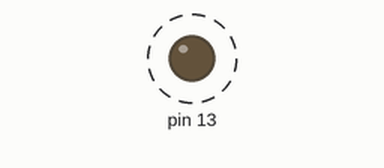
Bench run of a sketch on a simulated Arduino Uno, built with avr-gcc and run on an emulated ATmega328P. Shown: output pins drawn as LEDs (lit = HIGH). Wiring (inferred from the names in the program): DS3231 clock at I2C address 0x68. Dashed ring = blinking. The local clock reads 2024-03-15 10:24:30 at power-on unless the sketch sets it; what the sketch prints to the serial monitor is not drawn.

Above: at 0.5 s.
Timing chart, 0 to 4.6 s (numbered marks = the images above):
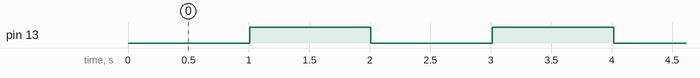

The sketch:

_04_RTC_TickTock.ino
```cpp
#include <Wire.h>

#define DS3231_I2C_ADDRESS 0x68 // The address of the RTC

void setup()
{
  Wire.begin();
  Serial.begin(9600);
  pinMode(13, OUTPUT);
}

// ------------------------------------------- Start Decimal to Byte Conversion----------------------------------------//
byte decToBcd(byte val)
{
  return( (val/10*16) + (val%10) );
}

// This function converts binary to decimal
// Required for most RTC functions
// ------------------------------------------- End Decimal to Byte Conversion----------------------------------------//


// ------------------------------------------- Start Byte to Decimal Conversion----------------------------------------//
byte bcdToDec(byte val)
{
  return( (val/16*10) + (val%16) );
}
// ------------------------------------------- End Byte to Decimal Conversion------------------------------------------//

// ------------------------------------------- Start RTC Time-Set  ------------------------------------------//
void setDS3231time(byte second, byte minute, byte hour, byte dayOfWeek, byte dayOfMonth, byte month, byte year)
{
  Wire.beginTransmission(DS3231_I2C_ADDRESS);
  Wire.write(0); // set next input to start at the seconds register
  Wire.write(decToBcd(second)); // set seconds
  Wire.write(decToBcd(minute)); // set minutes
  Wire.write(decToBcd(hour)); // set hours
  Wire.write(decToBcd(dayOfWeek)); // set day of week (1=Sunday, 7=Saturday)
  Wire.write(decToBcd(dayOfMonth)); // set date (1 to 31)
  Wire.write(decToBcd(month)); // set month
  Wire.write(decToBcd(year)); // set year (0 to 99)
  Wire.endTransmission();
}
// ------------------------------------------- End RTC Time-Set  ------------------------------------------//

// ------------------------------------------- Start Read Time --------------------------------------------------------//

void readDS3231time(byte *second, byte *minute, byte *hour, byte *dayOfWeek, byte *dayOfMonth, byte *month, byte *year)
{
  Wire.beginTransmission(DS3231_I2C_ADDRESS);
  Wire.write(0); // set DS3231 register pointer to 00h
  Wire.endTransmission();
  Wire.requestFrom(DS3231_I2C_ADDRESS, 7);

  // request seven bytes of data from DS3231 starting from register 00h
  *second = bcdToDec(Wire.read() & 0x7f);
  *minute = bcdToDec(Wire.read());
  *hour = bcdToDec(Wire.read() & 0x3f);
  *dayOfWeek = bcdToDec(Wire.read());
  *dayOfMonth = bcdToDec(Wire.read());
  *month = bcdToDec(Wire.read());
  *year = bcdToDec(Wire.read());
}
// ------------------------------------------- End Read Time --------------------------------------------------------//

// ------------------------------------------- Start displayTime() --------------------------------------------------------//
void displayTime()
{
  byte second, minute, hour, dayOfWeek, dayOfMonth, month, year;
  // retrieve data from DS3231
  readDS3231time(&second, &minute, &hour, &dayOfWeek, &dayOfMonth, &month,
  &year);
  // send it to the serial monitor
  Serial.print(hour, DEC);
  // convert the byte variable to a decimal number when displayed
  Serial.print(":");
  if (minute<10)
  {
    Serial.print("0");
  }
  Serial.print(minute, DEC);
  Serial.print(":");
  if (second<10)
  {
    Serial.print("0");
  }
  Serial.print(second, DEC);
  Serial.print(" ");
  Serial.print(dayOfMonth, DEC);
  Serial.print("/");
  Serial.print(month, DEC);
  Serial.print("/");
  Serial.print(year, DEC);
  Serial.print(" Day of week: ");
  switch(dayOfWeek){
  case 1:
    Serial.println("Sunday");
    break;
  case 2:
    Serial.println("Monday");
    break;
  case 3:
    Serial.println("Tuesday");
    break;
  case 4:
    Serial.println("Wednesday");
    break;
  case 5:
    Serial.println("Thursday");
    break;
  case 6:
    Serial.println("Friday");
    break;
  case 7:
    Serial.println("Saturday");
    break;
  }
}

// ------------------------------------------- End displayTime() --------------------------------------------------------//

// ------------------------------------------- Start TickTock --------------------------------------------------------//

void TickTock()
{
  byte second, minute, hour, dayOfWeek, dayOfMonth, month, year;
  readDS3231time(&second, &minute, &hour, &dayOfWeek, &dayOfMonth, &month, &year);
  Serial.println((second%2));
  if((second%2) == 1)
  {
    digitalWrite(13, HIGH);
  }
  else
  {
    digitalWrite(13, LOW);
  }
}

// ------------------------------------------- End TickTock --------------------------------------------------------//


void loop()
{
 displayTime(); // display the real-time clock data on the Serial Monitor
 TickTock();
 delay(1000);
}
```

Measured:
- by itself, pin 13: alternates HIGH for 1.0 s and LOW for 1.0 s
